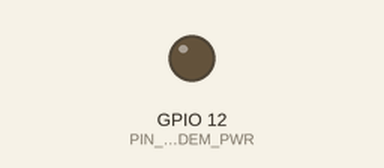
The sketch below on a simulated ESP32. Parts: output pins drawn as LEDs (lit = HIGH). Uploads are accepted with an empty reply; what the sketch prints to the serial monitor is not drawn. At 7.3 s the program restarts the board; the recording ends there.

Above: at 0.1 s.
At 0.6 s:
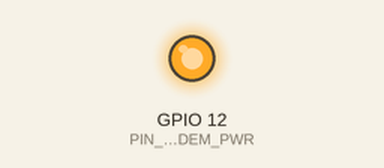
Timing chart, 0 to 2.5 s (numbered marks = the images above):
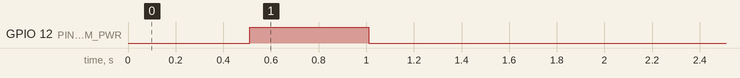

The sketch:

OTAoverLTE.ino
```cpp
// (licence header left out)
// Based on TinyGSM - FileDownload example
// https://github.com/vshymanskyy/TinyGSM/blob/master/examples/FileDownload/FileDownload.ino

#define TINY_GSM_MODEM_SIM7080
//#define TINY_GSM_MODEM_SIM7600 // Modem: A7600C1, SIM7600G

#define DO_NOT_USE_SSL

#define PIN_MODEM_RX    GPIO_NUM_35
#define PIN_MODEM_TX    GPIO_NUM_0
#define PIN_MODEM_PWR   GPIO_NUM_12
#define GSM_PIN         "1234"

const char apn[]      = "your_apn";
const char gprsUser[] = "";
const char gprsPass[] = "";

const char server[]   = "your_ota_server";
#ifdef DO_NOT_USE_SSL
const int  port       = 80;
const char resource[] = "/firmware.bin";
#else
const int  port       = 443;
const char resource[] = "/firmware.bin";
#endif

#define SerialMon Serial
#define SerialAT Serial1

// Increase RX buffer to capture the entire response
// Chips without internal buffering (A6/A7, ESP8266, M590)
// need enough space in the buffer for the entire response
// else data will be lost (and the http library will fail).
#if !defined(TINY_GSM_RX_BUFFER)
#define TINY_GSM_RX_BUFFER 1024
#endif

#define TINY_GSM_DEBUG SerialMon

#include <TinyGsmClient.h>
#include <Update.h>

TinyGsm modem(SerialAT);
#ifdef DO_NOT_USE_SSL
TinyGsmClient client(modem);
#else
TinyGsmClientSecure client(modem);
#endif
bool bReboot = false;

void setup()
{
  SerialMon.begin(115200);
  delay(10);

  pinMode(PIN_MODEM_PWR, OUTPUT);
  digitalWrite(PIN_MODEM_PWR, LOW);
  delay(500);
  digitalWrite(PIN_MODEM_PWR, HIGH);
  delay(500);
  digitalWrite(PIN_MODEM_PWR, LOW);

  SerialMon.println("Wait...");

  SerialAT.begin(115200, SERIAL_8N1, PIN_MODEM_RX, PIN_MODEM_TX);
  delay(6000);

  // Restart takes quite some time
  // To skip it, call init() instead of restart()
  SerialMon.println("Initializing modem...");
  modem.restart();
//  modem.init();

  // Note: for A7600C1, SIM7600G
  // Allow unsolicited messages e.g.
  //   +CPIN: READY
  //   SMS DONE
  //   PB DONE
  //  to arrive _before_ the download is started
  //  else the download might end prematurely
  modem.testAT(30000);

  String modemInfo = modem.getModemInfo();
  SerialMon.print("Modem Info: ");
  SerialMon.println(modemInfo);

  if(GSM_PIN && modem.getSimStatus() != 3) { modem.simUnlock(GSM_PIN); }
}

void printPercent(uint32_t readLength, uint32_t contentLength)
{
  if(contentLength != (uint32_t)-1)
  {
    SerialMon.print("\r ");
    SerialMon.print((100.0 * readLength) / contentLength);
    SerialMon.print('%');
  }
  else
  {
    SerialMon.println(readLength);
  }
}

void loop()
{
  SerialMon.print(F("Waiting for network..."));
  if(!modem.waitForNetwork())
  {
    SerialMon.println(F(" fail"));
    delay(10000);
    return;
  }
  SerialMon.println(F(" success"));

  if(modem.isNetworkConnected()) { SerialMon.println(F("Network connected")); }

  // GPRS connection parameters are usually set after network registration
  SerialMon.print(F("Connecting to "));
  SerialMon.print(apn);
  if(!modem.gprsConnect(apn, gprsUser, gprsPass))
  {
    SerialMon.println(F(" fail"));
    delay(10000);
    return;
  }
  SerialMon.println(F(" success"));

  if(modem.isGprsConnected()) { SerialMon.println(F("GPRS connected")); }

  SerialMon.print(F("Connecting to "));
  SerialMon.print(server);
  if(!client.connect(server, port)) {
    SerialMon.println(F(" fail"));
    delay(10000);
    return;
  }
  SerialMon.println(F(" success"));

  client.print(String("GET ") + resource + " HTTP/1.0\r\n");
  client.print(String("Host: ") + server + "\r\n");
  client.print("Connection: close\r\n\r\n");

  uint32_t timeElapsed = millis();

  SerialMon.println(F("Waiting for response header"));

  // While we are still looking for the end of the header (i.e. empty line
  // FOLLOWED by a newline), continue to read data into the buffer, parsing each
  // line (data FOLLOWED by a newline). If it takes too long to get data from
  // the client, we need to exit.

  const uint32_t clientReadTimeout   = 5000;
  uint32_t       clientReadStartTime = millis();
  String         headerBuffer;
  bool           finishedHeader = false;
  uint32_t       contentLength  = 0;

  while(!finishedHeader)
  {
    int nlPos;

    if(client.available())
    {
      clientReadStartTime = millis();
      while(client.available())
      {
        char c = client.read();
        headerBuffer += c;

        // Uncomment the lines below to see the data coming into the buffer
        // if (c < 16)
        //   SerialMon.print('0');
        // SerialMon.print(c, HEX);
        // SerialMon.print(' ');
        // if (isprint(c))
        //   SerialMon.print(reinterpret_cast<char> c);
        // else
        //   SerialMon.print('*');
        // SerialMon.print(' ');

        // Let's exit and process if we find a new line
        if(headerBuffer.indexOf(F("\r\n")) >= 0) break;
      }
    }
    else
    {
      if(millis() - clientReadStartTime > clientReadTimeout)
      {
        SerialMon.println(F(">>> Client Timeout !"));
        break;
      }
    }

    nlPos = headerBuffer.indexOf(F("\r\n"));

    if(nlPos > 0)
    {
      headerBuffer.toLowerCase();
      if(headerBuffer.startsWith(F("content-length:")))
      {
        contentLength = headerBuffer.substring(headerBuffer.indexOf(':') + 1).toInt();
      }
      headerBuffer.remove(0, nlPos + 2);
    }
    else if(nlPos == 0)
    {
      finishedHeader = true;
    }
  }

  Serial.printf("Content-length: %d\n", contentLength);
  if(Update.begin(contentLength))
  {
    Serial.println(F("Update begin ok"));
  }
  else
  {
    Serial.println(F("Update begin not ok"));

    while (true) { delay(1000); }
  }

  // The two cases which are not managed properly are as follows:
  // 1. The client doesn't provide data quickly enough to keep up with this
  // loop.
  // 2. If the client data is segmented in the middle of the 'Content-Length: '
  // header,
  //    then that header may be missed/damaged.
  //

  uint32_t readLength = 0;

  if(finishedHeader)
  {
    SerialMon.println(F("Reading response data"));
    clientReadStartTime = millis();

    printPercent(readLength, contentLength);
    while(readLength < contentLength && client.connected() &&
           millis() - clientReadStartTime < clientReadTimeout)
    {
      while(client.available())
      {
        uint8_t c = client.read();
        Update.write(&c, 1);
        readLength++;
        if(readLength % (contentLength / 13) == 0)
        {
          printPercent(readLength, contentLength);
        }
        clientReadStartTime = millis();
      }
    }
    printPercent(readLength, contentLength);
  }

  timeElapsed = millis() - timeElapsed;
  SerialMon.println();

  if(Update.end())
  {
    Serial.println(F("OTA done!"));
    if(Update.isFinished())
    {
      Serial.println(F("Update successfully completed. Rebooting."));
      bReboot = true;
    }
    else
    {
      Serial.println(F("Update not finished? Something went wrong!"));
    }
  }
  else
  {
    Serial.println("Error Occurred. Error #: " + String(Update.getError()));
  }

  client.stop();
  SerialMon.println(F("Server disconnected"));

  modem.gprsDisconnect();
  SerialMon.println(F("GPRS disconnected"));

  float duration = float(timeElapsed) / 1000;

  SerialMon.println();
  SerialMon.print("Content-Length: ");
  SerialMon.println(contentLength);
  SerialMon.print("Actually read:  ");
  SerialMon.println(readLength);
  SerialMon.print("Duration:       ");
  SerialMon.print(duration);
  SerialMon.println("s");

  if(bReboot == true) ESP.restart();

  // Do nothing forevermore
  while (true) { delay(1000); }
}
```
